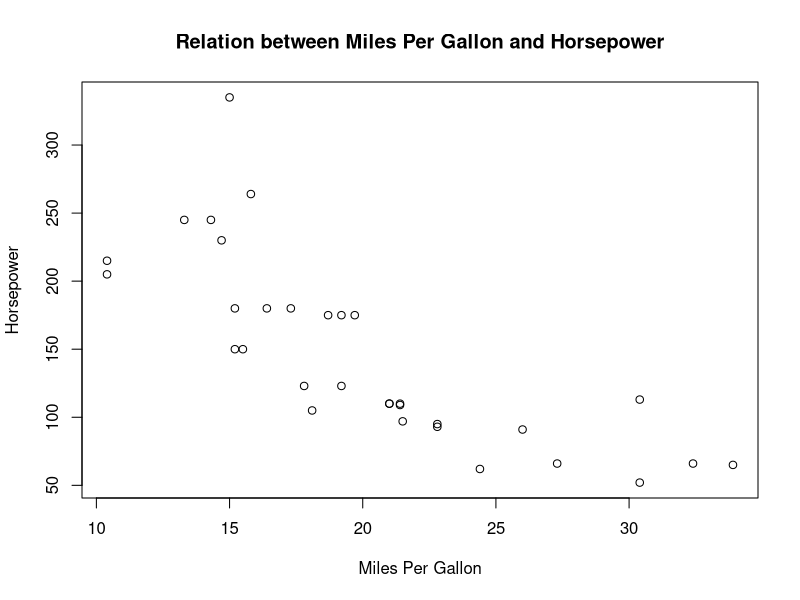

The R script that drew this image:
## ---- chunk 1
knitr::opts_knit$set(root.dir = "/Users/Daniel/Dropbox/Teaching/CourseR/")
## ---- chunk 2
a <- 3
b <- 5

a + b * (exp(a)/b)
## ---- chunk 3
data(mtcars)
with(mtcars, plot(mpg, hp, 
  xlab = "Miles Per Gallon", 
  ylab = "Horsepower",
  main = "Relation between Miles Per Gallon and Horsepower"))
